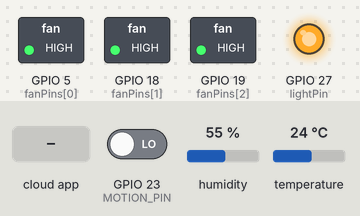
A sketch run on a simulated ESP32-S3. Parts: switched loads named in the sketch (green lamp = pin HIGH), output pins drawn as LEDs (lit = HIGH). The test bench sets the inputs (shaded band); at power-on: GPIO 23 (MOTION_PIN) LOW, humidity 55 %, temperature 24 °C. WiFi joins after 1.5 s; servers stay silent unless stated; the local clock reads 2024-03-15 10:24:30 at power-on unless the sketch sets it; the Firebase database answers and starts empty; what the sketch prints to the serial monitor is not drawn.

Above: at 7.5 s.
7.6 s: GPIO 23 (MOTION_PIN) driven HIGH
9.5 s: the phone or cloud app sets status to on
At 10.3 s:
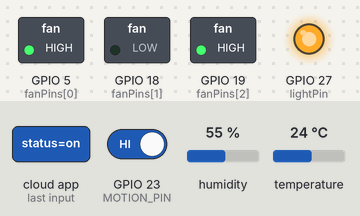
11.0 s: the phone or cloud app sets status to on
At 11.5 s:
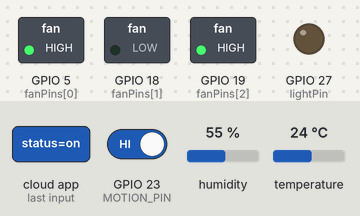
12.5 s: GPIO 23 (MOTION_PIN) driven LOW
Timing chart, 0 to 15.5 s (numbered marks = the images above; inputs shaded):
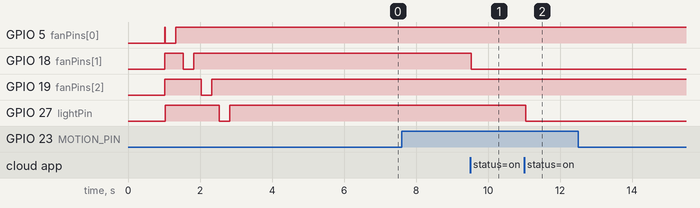

The sketch:

SmartHomeAutomation_ESP32S3.ino
```cpp
#include <WiFi.h>
#include <FirebaseESP32.h>
#include "DHT.h"

// WiFi & Firebase configuration
#define WIFI_SSID "ESP32"
#define WIFI_PASSWORD "12345678"
#define API_KEY "AIzaSyD9hxb4UJ6mog5bmcmqEJKqJX3LneVNJdA"
#define DATABASE_URL "https://home-automation-8e058-default-rtdb.firebaseio.com/"
#define USER_EMAIL "esp12345@gmail.com"
#define USER_PASSWORD "esp12345"

// Firebase objects
FirebaseData fbdo;
FirebaseAuth auth;
FirebaseConfig config;

// Sensor pins
#define DHTPIN 15
#define DHTTYPE DHT22
DHT dht(DHTPIN, DHTTYPE);
#define MOTION_PIN 23

// Device pins
const int fanPins[] = {5, 18, 19};
const int lightPin = 27;
String fanStates[] = {"off", "off", "off"};
String lightState = "off";

// Timing
unsigned long lastSensorUpdate = 0;
unsigned long lastFirebaseCheck = 0;
const unsigned long sensorInterval = 5000;
const unsigned long firebaseInterval = 500;

// Motion detection
volatile bool motionChanged = false;
volatile bool motionState = false;
bool lastSentMotionState = false;

// Sensor data
float currentTemp = 0.0;
float currentHum = 0.0;

// Motion ISR
void IRAM_ATTR handleMotionChange() {
  motionState = digitalRead(MOTION_PIN);
  motionChanged = true;
}

void setup() {
  Serial.begin(115200);
  delay(1000);
  Serial.println("\n╔════════════════════════════════════╗");
  Serial.println("║   Smart Home System Starting      ║");
  Serial.println("╚════════════════════════════════════╝\n");

  // Setup Fans
  Serial.println("→ Configuring Fans...");
  for (int i = 0; i < 3; i++) {
    pinMode(fanPins[i], OUTPUT);
    digitalWrite(fanPins[i], HIGH);  // Relay OFF
    Serial.println("  Fan " + String(i + 1) + " ready (GPIO " + String(fanPins[i]) + ")");
  }

  // Setup Light
  Serial.println("→ Configuring Light...");
  pinMode(lightPin, OUTPUT);
  digitalWrite(lightPin, HIGH);  // Light OFF
  Serial.println("  Light ready (GPIO 16)");

  // Test relays
  Serial.println("\n→ Testing Relays...");
  for (int i = 0; i < 3; i++) {
    digitalWrite(fanPins[i], LOW);
    delay(300);
    digitalWrite(fanPins[i], HIGH);
    delay(200);
  }
  digitalWrite(lightPin, LOW);
  delay(300);
  digitalWrite(lightPin, HIGH);
  Serial.println("  ✓ Relay test complete");

  // Motion sensor
  Serial.println("\n→ Configuring Motion Sensor...");
  pinMode(MOTION_PIN, INPUT);
  attachInterrupt(digitalPinToInterrupt(MOTION_PIN), handleMotionChange, CHANGE);
  Serial.println("  ✓ Motion sensor ready (GPIO 23)");

  // DHT sensor
  Serial.println("→ Configuring DHT22...");
  pinMode(DHTPIN, INPUT_PULLUP);
  dht.begin();
  Serial.println("  ✓ DHT22 ready (GPIO 15)");
  delay(2000);

  // WiFi
  Serial.println("\n→ Connecting to WiFi...");
  Serial.println("  SSID: " + String(WIFI_SSID));
  WiFi.begin(WIFI_SSID, WIFI_PASSWORD);

  int wifiAttempts = 0;
  while (WiFi.status() != WL_CONNECTED && wifiAttempts < 40) {
    Serial.print(".");
    delay(500);
    wifiAttempts++;
    yield();
  }

  if (WiFi.status() != WL_CONNECTED) {
    Serial.println("\n  ✗ WiFi connection FAILED!");
    while(true) delay(1000);
  }

  Serial.println("\n  ✓ WiFi Connected!");
  Serial.println("  IP Address: " + WiFi.localIP().toString());

  // Time sync
  Serial.println("\n→ Syncing time...");
  configTime(0, 0, "pool.ntp.org", "time.nist.gov");

  int timeAttempts = 0;
  time_t now = time(nullptr);
  while (now < 8 * 3600 * 2 && timeAttempts < 30) {
    delay(500);
    Serial.print(".");
    now = time(nullptr);
    timeAttempts++;
    yield();
  }
  Serial.println("\n  ✓ Time synchronized");

  // Firebase
  Serial.println("\n→ Initializing Firebase...");
  config.api_key = API_KEY;
  config.database_url = DATABASE_URL;
  auth.user.email = USER_EMAIL;
  auth.user.password = USER_PASSWORD;

  Firebase.begin(&config, &auth);
  Firebase.reconnectWiFi(true);

  Serial.println("  ✓ Firebase initialized");

  // Wait for Firebase ready
  Serial.println("\n→ Connecting to Firebase...");
  int fbAttempts = 0;
  while (!Firebase.ready() && fbAttempts < 20) {
    Serial.print(".");
    delay(500);
    fbAttempts++;
    yield();
  }

  if (Firebase.ready()) {
    Serial.println("\n  ✓ Firebase connected and ready!");
  } else {
    Serial.println("\n  ⚠ Firebase connection slow...");
  }

  Serial.println("\n╔════════════════════════════════════╗");
  Serial.println("║   System Ready - Monitoring...     ║");
  Serial.println("╚════════════════════════════════════╝\n");
}

void loop() {
  // Check Firebase for device states
  if (millis() - lastFirebaseCheck > firebaseInterval) {
    lastFirebaseCheck = millis();

    if (Firebase.ready()) {

      // Fan 1 - Reading /devices/fan1/status
      if (Firebase.getString(fbdo, "/devices/fan1/status")) {
        String state = fbdo.stringData();
        state.toLowerCase();  // Convert to lowercase

        if (state != fanStates[0]) {
          fanStates[0] = state;

          if (state == "on") {
            digitalWrite(fanPins[0], LOW);   // Relay ON
            Serial.println("🔵 Fan 1: ON");
          } else {
            digitalWrite(fanPins[0], HIGH);  // Relay OFF
            Serial.println("🔵 Fan 1: OFF");
          }
        }
      } else {
        Serial.println("❌ Failed to read fan1: " + fbdo.errorReason());
      }

      // Fan 2 - Reading /devices/fan2/status
      if (Firebase.getString(fbdo, "/devices/fan2/status")) {
        String state = fbdo.stringData();
        state.toLowerCase();

        if (state != fanStates[1]) {
          fanStates[1] = state;

          if (state == "on") {
            digitalWrite(fanPins[1], LOW);
            Serial.println("🔵 Fan 2: ON");
          } else {
            digitalWrite(fanPins[1], HIGH);
            Serial.println("🔵 Fan 2: OFF");
          }
        }
      } else {
        Serial.println("❌ Failed to read fan2: " + fbdo.errorReason());
      }

      // Fan 3 - Reading /devices/fan3/status
      if (Firebase.getString(fbdo, "/devices/fan3/status")) {
        String state = fbdo.stringData();
        state.toLowerCase();

        if (state != fanStates[2]) {
          fanStates[2] = state;

          if (state == "on") {
            digitalWrite(fanPins[2], LOW);
            Serial.println("🔵 Fan 3: ON");
          } else {
            digitalWrite(fanPins[2], HIGH);
            Serial.println("🔵 Fan 3: OFF");
          }
        }
      } else {
        Serial.println("❌ Failed to read fan3: " + fbdo.errorReason());
      }

      // Light - Reading /devices/light1/status
      if (Firebase.getString(fbdo, "/devices/light1/status")) {
        String state = fbdo.stringData();
        state.toLowerCase();

        if (state != lightState) {
          lightState = state;

          if (state == "on") {
            digitalWrite(lightPin, LOW);
            Serial.println("💡 Light: ON");
          } else {
            digitalWrite(lightPin, HIGH);
            Serial.println("💡 Light: OFF");
          }
        }
      } else {
        Serial.println("❌ Failed to read light1: " + fbdo.errorReason());
      }
    }
  }

  // Motion sensor
  if (motionChanged) {
    motionChanged = false;
    if (motionState != lastSentMotionState) {
      lastSentMotionState = motionState;
      if (Firebase.ready()) {
        if (Firebase.setBool(fbdo, "/sensors/motion", motionState)) {
          Serial.println("🚶 Motion: " + String(motionState ? "DETECTED" : "Clear"));
        }
      }
    }
  }

  // DHT sensor
  if (millis() - lastSensorUpdate > sensorInterval) {
    lastSensorUpdate = millis();
    currentTemp = dht.readTemperature();
    currentHum = dht.readHumidity();

    if (!isnan(currentTemp) && !isnan(currentHum)) {
      if (Firebase.ready()) {
        Firebase.setFloat(fbdo, "/sensors/temperature", currentTemp);
        Firebase.setFloat(fbdo, "/sensors/humidity", currentHum);
        Serial.println("🌡️  Temp: " + String(currentTemp, 1) + "°C | 💧 Humidity: " + String(currentHum, 1) + "%");
      }
    }
  }

  yield();
}
```

Measured:
- after the input at 7.6 s, every drawn part: stays the same
- after the input at 9.5 s, GPIO 18 (fanPins[1]): HIGH → LOW at once
- after the input at 11.0 s, GPIO 27 (lightPin): HIGH → LOW at once
- after the input at 12.5 s, every drawn part: stays the same
